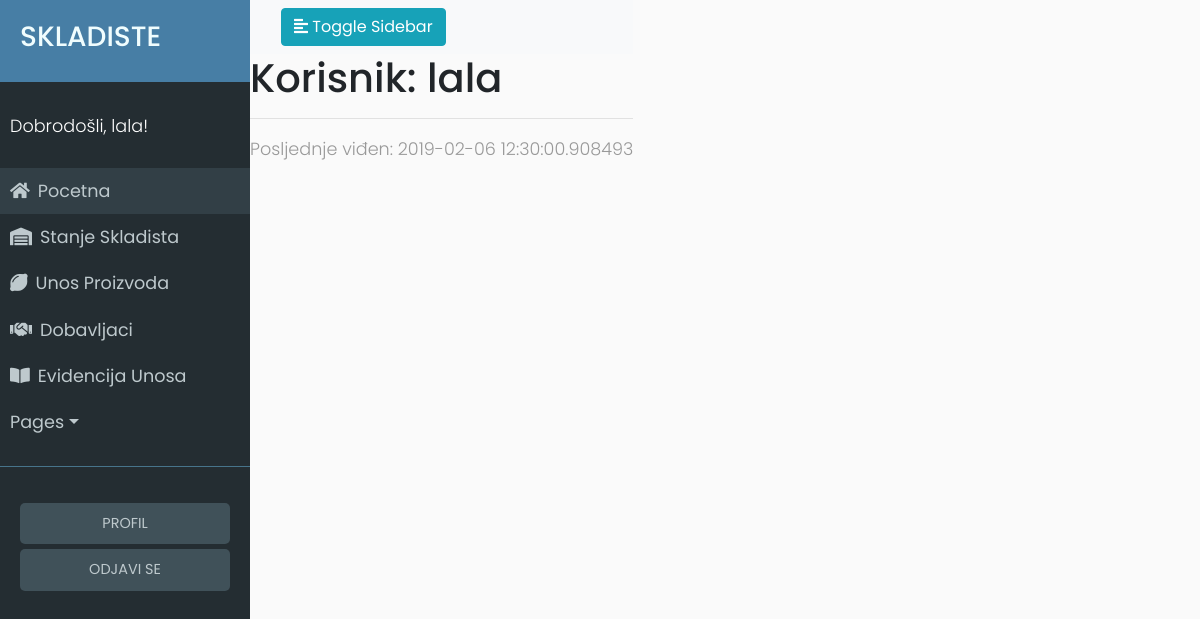
/user/lala (signed in), run on an earlier commit of the app's database.
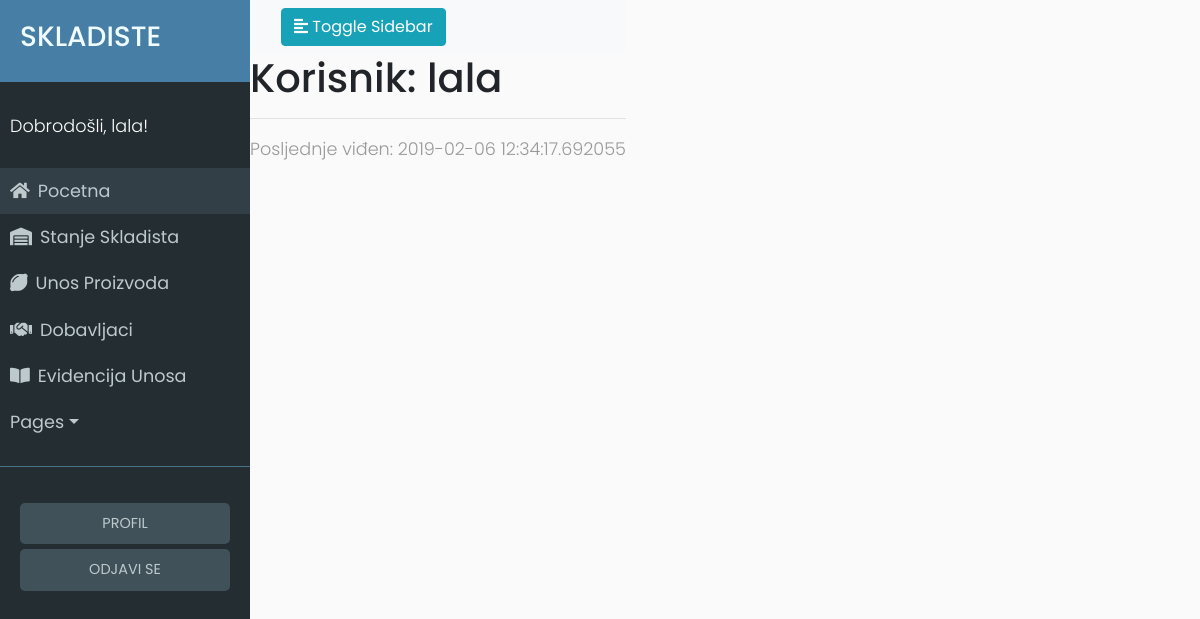
And on a later commit of the database.
### app/models.py (models this page shows, shortened)
class User(UserMixin, db.Model):
	id = db.Column(db.Integer, primary_key=True)
	username = db.Column(db.String(64), index=True, unique=True)
	email = db.Column(db.String(120), index=True, unique=True)
	password_hash = db.Column(db.String(128))
	last_seen = db.Column(db.DateTime, default=datetime.utcnow)
	evidencija = db.relationship('Evidencija', backref='user', lazy='dynamic')

### app/routes.py (the view)
@app.route('/user/<username>')
@login_required
def user(username):
	user = User.query.filter_by(username=username).first_or_404()
	return render_template('user.html', user=user)

### app/models.py (called while the page is built)
@login.user_loader
def load_user(id):
	return User.query.get(int(id))

### app/routes.py (called while the page is built)
@app.before_request
def before_request():
	if current_user.is_authenticated:
		current_user.last_seen = datetime.utcnow()
		db.session.commit()

### app/templates/user.html
{% extends "base.html" %}
{% block content %}
    <h1>Korisnik: {{ user.username }}</h1>
    <hr>
    {% if user.last_seen %}<p>Posljednje viđen: {{ user.last_seen }}</p>{% endif %}
{% endblock %}

### app/templates/base.html (shortened to what this page needs)
<html>
<head>
	<link rel="stylesheet" href="https://stackpath.bootstrapcdn.com/bootstrap/4.2.1/css/bootstrap.min.css" integrisha384-GJzZqFGwb1QTTN6wy59ffF1BuGJpLSa9DkKMp0DgiMDm4iYMj70gZWKYbI706tWS">
	<link href="../static/style.css" type="text/css" rel="stylesheet">
	<link rel="stylesheet" href="https://use.fontawesome.com/releases/v5.7.1/css/all.css">
</head>
<body>
	<div class="wrapper">
	<nav id="sidebar">
		<div class="sidebar-header ">
			<h3 class="alen">SKLADISTE</h3>
		</div>
		<ul class="list-unstyled components">
			<p>Dobrodošli, {{ current_user.username }}!</p>
			<li class="active">
				<a href="{{ url_for('index') }}"><i class="fas fa-home mr-2"></i>Pocetna</a>
			</li>
			<li>
				<a href="{{ url_for('stanje_skladista') }}"><i class="fas fa-warehouse mr-2"></i>Stanje Skladista</a>
			</li>
			<li>
				<a href="{{ url_for('unos_proizvoda') }}"><i class="fas fa-lemon mr-2"></i>Unos Proizvoda</a>
			</li>
			<li>
				<a href="{{ url_for('dobavljaci') }}"><i class="fas fa-handshake mr-2"></i>Dobavljaci</a>
			</li>
			<li>
				<a href="{{ url_for('evidencija_unosa') }}"><i class="fas fa-book-open mr-2"></i>Evidencija Unosa</a>
			</li>
			<li>
				<a href="#pageSubmenu" data-toggle="collapse" aria-expanded="false" class="dropdown-toggle">Pages</a>
			</li>
		</ul>
		<ul class="list-unstyled CTAs">
                <li>
                    <a href="{{ url_for('user', username=current_user.username) }}" class="tipka">PROFIL</a>
                </li>
                <li>
                    <a href="{{ url_for('logout') }}" class="tipka">ODJAVI SE</a>
                </li>
            </ul>
	</nav>
	<div id="content">
		<nav class="navbar navbar-expand-lg navbar-light bg-light">
        <div class="container-fluid">
            <button type="button" id="sidebarCollapse" class="btn btn-info">
                <i class="fas fa-align-left"></i>
                <span>Toggle Sidebar</span>
            </button>
        </div>
    </nav>
		{% block content %}
		{% endblock %}
	</div>
	</div>
</body>
</html>

What changed in the data, as far as the page shows it:
changed User "lala": last_seen "2019-02-06 12:30:00.908493" → "2019-02-06 12:34:17.692055"
